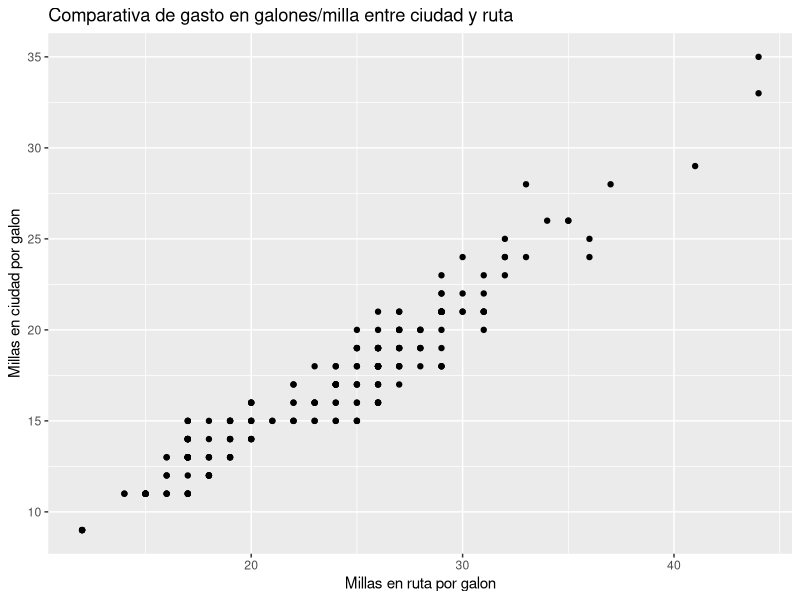
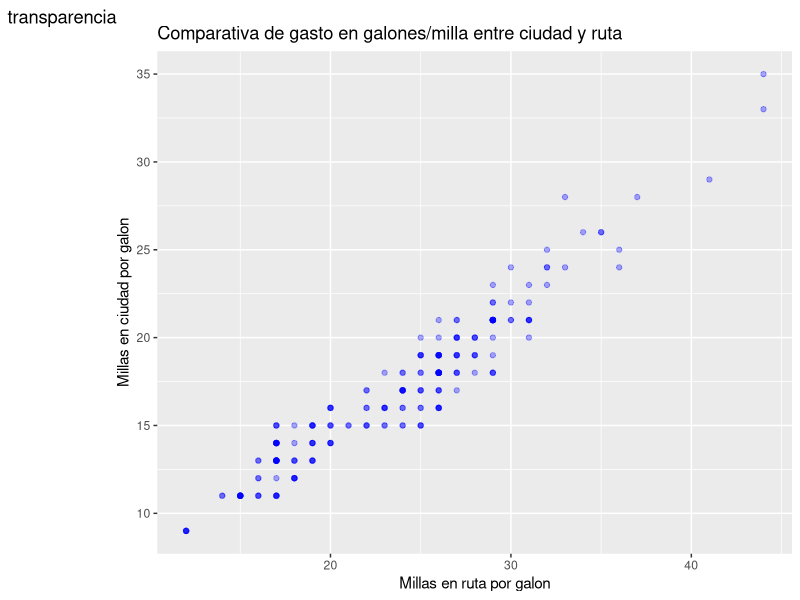
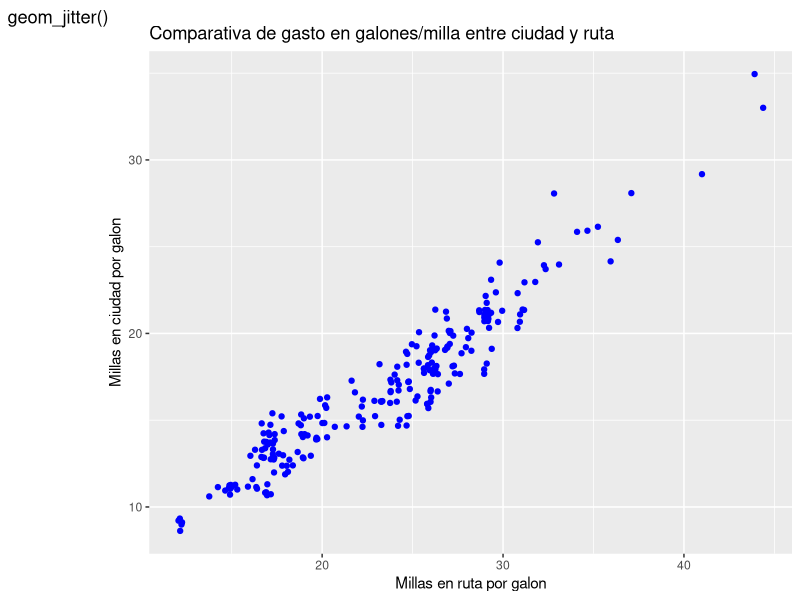
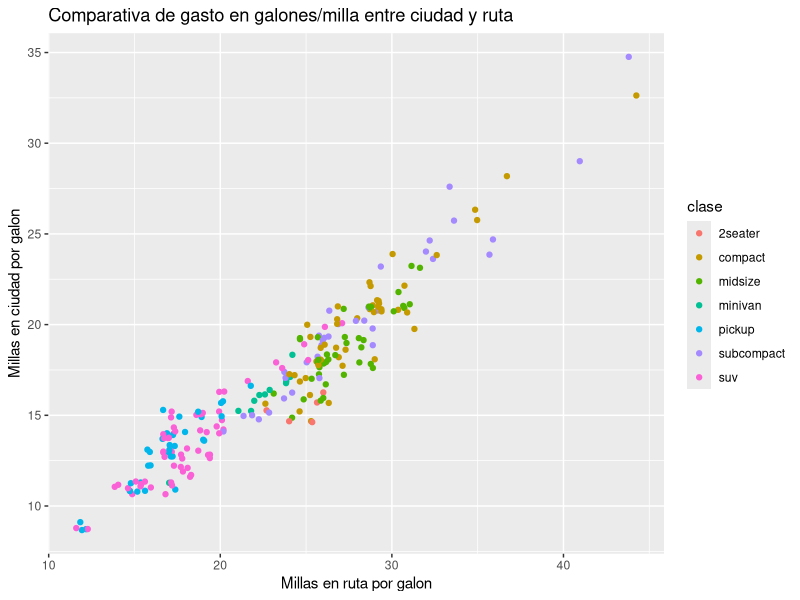
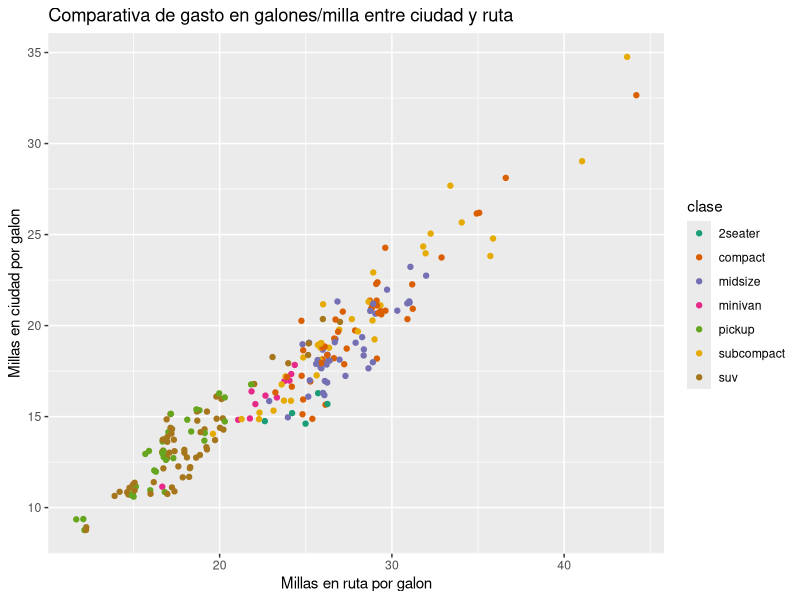
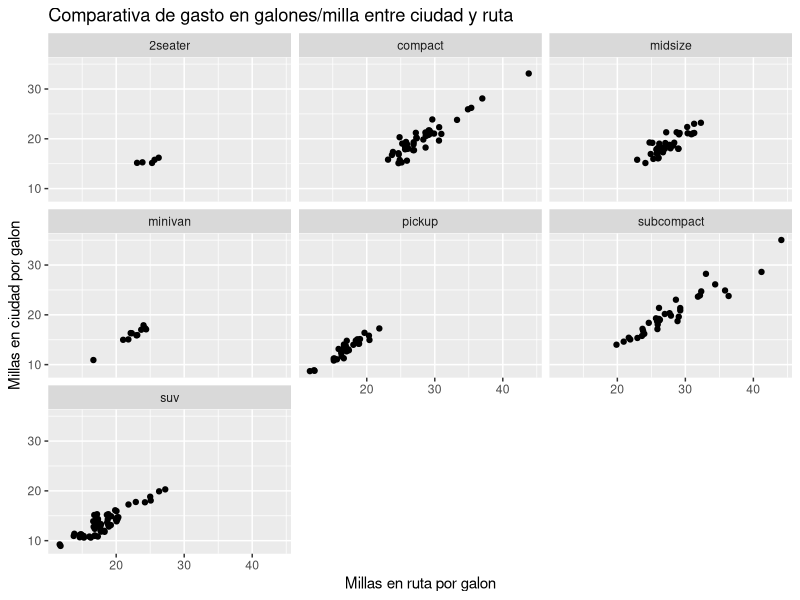

Source code (R) for these figures, in order:
## ---- chunk 1
knitr::opts_chunk$set(echo = TRUE)
## ---- chunk 2
library(ggplot2)
## ---- chunk 3
ggplot(mpg, aes(hwy,cty))+geom_point() +
  labs(title="Comparativa de gasto en galones/milla entre ciudad y ruta",
       x="Millas en ruta por galon", 
       y="Millas en ciudad por galon")
## ---- chunk 4
ggplot(mpg, aes(hwy,cty))+geom_point(alpha=1/3, colour="blue") +
   labs(title="Comparativa de gasto en galones/milla entre ciudad y ruta",
       x="Millas en ruta por galon", 
       y="Millas en ciudad por galon",
       tag="transparencia")
## ---- chunk 5
ggplot(mpg, aes(hwy,cty))+geom_jitter(colour="blue") +
   labs(title="Comparativa de gasto en galones/milla entre ciudad y ruta",
       x="Millas en ruta por galon", 
       y="Millas en ciudad por galon",
       tag="geom_jitter()")
## ---- chunk 6
ggplot(mpg, aes(hwy,cty,colour=class) )+geom_jitter() +
   labs(title="Comparativa de gasto en galones/milla entre ciudad y ruta",
       x="Millas en ruta por galon", 
       y="Millas en ciudad por galon",
       colour="clase")
## ---- chunk 7
ggplot(mpg, aes(hwy,cty,colour=class))+geom_jitter() +
   labs(title="Comparativa de gasto en galones/milla entre ciudad y ruta",
       x="Millas en ruta por galon", 
       y="Millas en ciudad por galon",
       colour="clase")+
  scale_color_brewer(palette = "Dark2")
## ---- chunk 8
ggplot(mpg, aes(hwy,cty))+geom_jitter() +
   labs(title="Comparativa de gasto en galones/milla entre ciudad y ruta",
       x="Millas en ruta por galon", 
       y="Millas en ciudad por galon",
       colour="clase")+
      facet_wrap(~class)
